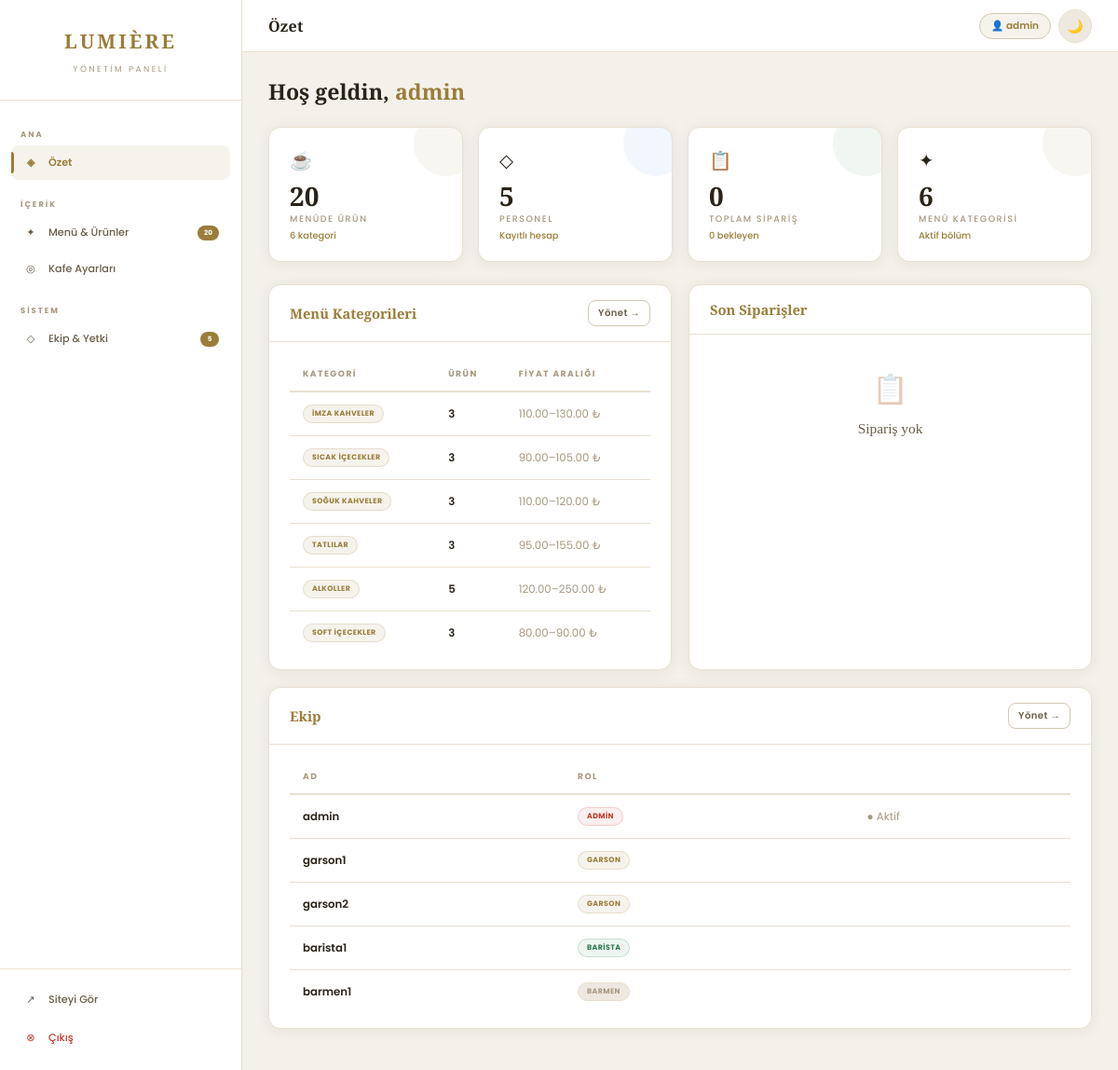
Page /admin.php (signed in) on the committed database.
### tables this page shows
CREATE TABLE IF NOT EXISTS kategoriler (
    id     INT           AUTO_INCREMENT PRIMARY KEY,
    ad     VARCHAR(100)  NOT NULL,
    hedef  ENUM('barista','barmen') NOT NULL DEFAULT 'barista',
    sira   INT           NOT NULL DEFAULT 0,
    aktif  TINYINT(1)    NOT NULL DEFAULT 1,
    UNIQUE KEY uq_kategori_ad (ad)
);

CREATE TABLE IF NOT EXISTS kullanicilar (
    id            INT           AUTO_INCREMENT PRIMARY KEY,
    kullanici_adi VARCHAR(50)   NOT NULL,
    sifre         VARCHAR(255)  NOT NULL,
    rol           ENUM('admin','garson','barista','barmen') NOT NULL DEFAULT 'garson',
    aktif         TINYINT(1)    NOT NULL DEFAULT 1,
    olusturuldu   TIMESTAMP     DEFAULT CURRENT_TIMESTAMP,
    UNIQUE KEY uq_kullanici_adi (kullanici_adi)
);

### admin.php (the view, shortened to what this page needs)
<?php
require_once 'config.php';
$kategoriler  = $db->query("SELECT * FROM kategoriler ORDER BY sira ASC, ad ASC")->fetchAll();
$urunler      = $db->query("SELECT u.*, k.ad AS kat_adi FROM urunler u LEFT JOIN kategoriler k ON u.kategori_id=k.id ORDER BY k.sira ASC, u.ad ASC")->fetchAll();
$kullanicilar = $db->query("SELECT * FROM kullanicilar ORDER BY rol ASC")->fetchAll();
$siparisler   = $db->query("SELECT * FROM siparisler ORDER BY tarih DESC LIMIT 20")->fetchAll();
$urunlerByKat = [];
foreach ($urunler as $u) {
    $key = $u['kategori'] ?: 'Kategorisiz';
    $urunlerByKat[$key][] = $u;
}
$toplamUrun      = count($urunler);
$toplamKategori  = count($kategoriler);
$toplamPersonel  = count($kullanicilar);
$toplamSiparis   = (int)$db->query("SELECT COUNT(*) FROM siparisler")->fetchColumn();
$bekleyenSiparis = (int)$db->query("SELECT COUNT(*) FROM siparisler WHERE durum=0")->fetchColumn();
$aktifTab = $_GET['tab'] ?? 'dashboard';
?>
<!DOCTYPE html>
<html lang="tr" data-theme="light">
<head>
</head>
<body>
<aside class="sidebar">
    <div class="sb-brand">
        <span class="sb-logo">LUMIÈRE</span>
        <span class="sb-sub">Yönetim Paneli</span>
    </div>
    <nav class="sb-nav">
        <div class="sb-label">Ana</div>
        <button class="nb <?= $aktifTab==='dashboard'?'active':'' ?>" onclick="sw('dashboard')">
            <span class="nb-ic">◈</span>Özet
        </button>
        <div class="sb-label" style="margin-top:8px">İçerik</div>
        <button class="nb <?= $aktifTab==='urunler'?'active':'' ?>" onclick="sw('urunler')">
            <span class="nb-ic">✦</span>Menü & Ürünler
            <?php if($toplamUrun>0): ?><span class="nb-badge"><?= $toplamUrun ?></span><?php endif; ?>
        </button>
        <button class="nb <?= $aktifTab==='ayarlar'?'active':'' ?>" onclick="sw('ayarlar')">
            <span class="nb-ic">◎</span>Kafe Ayarları
        </button>
        <div class="sb-label" style="margin-top:8px">Sistem</div>
        <button class="nb <?= $aktifTab==='kullanicilar'?'active':'' ?>" onclick="sw('kullanicilar')">
            <span class="nb-ic">◇</span>Ekip & Yetki
            <span class="nb-badge"><?= $toplamPersonel ?></span>
        </button>
    </nav>
    <div class="sb-foot">
        <a href="index.php" target="_blank" class="nb"><span class="nb-ic">↗</span>Siteyi Gör</a>
        <a href="logout.php" class="nb nb-red"><span class="nb-ic">⊗</span>Çıkış</a>
    </div>
</aside>
<div class="main">
    <div class="topbar">
        <div class="tb-title" id="tb-title">Özet</div>
        <div class="fxc gap8">
            <div class="tb-user">👤 <span><?= htmlspecialchars($_SESSION['kullanici']) ?></span></div>
            <button class="theme-btn" id="themeBtn" onclick="toggleTheme()">🌙</button>
        </div>
    </div>
    <div class="content">
    <div class="tab-pane <?= $aktifTab==='dashboard'?'active':'' ?>" id="tab-dashboard">
        <div class="ph">
            <div class="ph-title">Hoş geldin, <span><?= htmlspecialchars($_SESSION['kullanici']) ?></span></div>
        </div>
        <div class="sg">
            <div class="sc sc-g"><div class="sc-icon">☕</div><div class="sc-val"><?= $toplamUrun ?></div><div class="sc-lbl">Menüde Ürün</div><div class="sc-sub"><?= $toplamKategori ?> kategori</div></div>
            <div class="sc sc-b"><div class="sc-icon">◇</div><div class="sc-val"><?= $toplamPersonel ?></div><div class="sc-lbl">Personel</div><div class="sc-sub">Kayıtlı hesap</div></div>
            <div class="sc sc-gr"><div class="sc-icon">📋</div><div class="sc-val"><?= $toplamSiparis ?></div><div class="sc-lbl">Toplam Sipariş</div><div class="sc-sub"><?= $bekleyenSiparis ?> bekleyen</div></div>
            <div class="sc sc-g"><div class="sc-icon">✦</div><div class="sc-val"><?= $toplamKategori ?></div><div class="sc-lbl">Menü Kategorisi</div><div class="sc-sub">Aktif bölüm</div></div>
        </div>
        <div class="g2">
            <div class="panel">
                <div class="ph2"><h3>Menü Kategorileri</h3><button class="btn btn-out btn-sm" onclick="sw('urunler')">Yönet →</button></div>
                <div class="pb-s">
                    <?php if(empty($kategoriler)): ?>
                    <div class="empty" style="padding:20px"><div class="empty-ic">☕</div><div class="empty-t">Henüz kategori yok</div></div>
                    <?php else: ?>
                    <table class="dt">
                        <thead><tr><th>Kategori</th><th>Ürün</th><th>Fiyat Aralığı</th></tr></thead>
                        <tbody>
                        <?php foreach($kategoriler as $k):
                            $items = $urunlerByKat[$k['ad']] ?? [];
                            $fiyatlar = array_column($items,'fiyat');
                            $mn = $fiyatlar ? min($fiyatlar) : 0;
                            $mx2 = $fiyatlar ? max($fiyatlar) : 0;
                        ?>
                        <tr>
                            <td><span class="badge bg-g"><?= htmlspecialchars($k['ad']) ?></span></td>
                            <td class="fw6"><?= count($items) ?></td>
                            <td class="tc-3"><?= $mn==$mx2 ? number_format($mn,2).' ₺' : number_format($mn,2).'–'.number_format($mx2,2).' ₺' ?></td>
                        </tr>
                        <?php endforeach; ?>
                        </tbody>
                    </table>
                    <?php endif; ?>
                </div>
            </div>
            <div class="panel">
                <div class="ph2">
                    <h3>Son Siparişler</h3>
                </div>
                <div class="pb-s">
                    <?php if(empty($siparisler)): ?>
                    <div class="empty" style="padding:20px"><div class="empty-ic">📋</div><div class="empty-t">Sipariş yok</div></div>
                    <?php endif; ?>
                </div>
            </div>
        </div>
        <div class="panel">
            <div class="ph2"><h3>Ekip</h3><button class="btn btn-out btn-sm" onclick="sw('kullanicilar')">Yönet →</button></div>
            <div class="pb-s">
                <table class="dt">
                    <thead><tr><th>Ad</th><th>Rol</th><th></th></tr></thead>
                    <tbody>
                    <?php foreach($kullanicilar as $k):
                        $rb=['admin'=>'bg-r','garson'=>'bg-g','barista'=>'bg-gr'];
                        $rl=['admin'=>'Admin','garson'=>'Garson','barista'=>'Barista'];
                    ?>
                    <tr>
                        <td class="fw6"><?= htmlspecialchars($k['kullanici_adi']) ?></td>
                        <td><span class="badge <?= $rb[$k['rol']]??'bg-n' ?>"><?= $rl[$k['rol']]??$k['rol'] ?></span></td>
                        <td class="tc-3 txt-s"><?= $k['kullanici_adi']===$_SESSION['kullanici']?'● Aktif':'' ?></td>
                    </tr>
                    <?php endforeach; ?>
                    </tbody>
                </table>
            </div>
        </div>
    </div>
    </div>
</div>
</body>
</html>

### rows in the picture
kategoriler: ad "İMZA KAHVELER", ad "3", ad "110.00", ad "130.00"
kategoriler: ad "SICAK İÇECEKLER", ad "3", ad "90.00", ad "105.00"
kategoriler: ad "SOĞUK KAHVELER", ad "3", ad "110.00", ad "120.00"
kategoriler: ad "TATLILAR", ad "3", ad "95.00", ad "155.00"
kategoriler: ad "ALKOLLER", ad "5", ad "120.00", ad "250.00"
kategoriler: ad "SOFT İÇECEKLER", ad "3", ad "80.00", ad "90.00"
kullanicilar: kullanici_adi "admin", rol "ADMIN", shows "● Aktif"
kullanicilar: kullanici_adi "garson1", rol "GARSON"
kullanicilar: kullanici_adi "garson2", rol "GARSON"
kullanicilar: kullanici_adi "barista1", rol "BARISTA"
kullanicilar: kullanici_adi "barmen1", rol "BARMEN"

### other values in the picture
$toplamUrun "20"
$toplamPersonel "5"
$_SESSION['kullanici'] "admin"
$toplamKategori "6"
$toplamSiparis "0"
$bekleyenSiparis "0"
